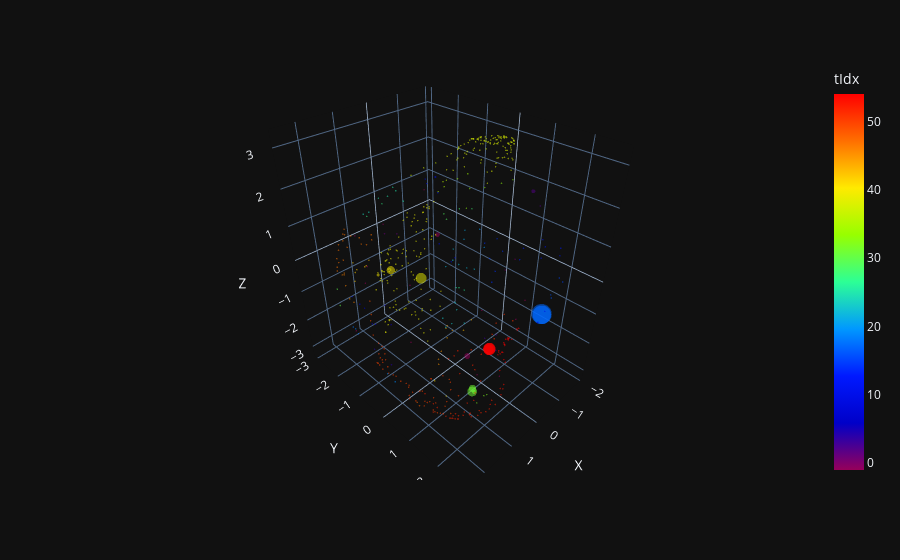

The cell this chart's notebook holds for it:
### Code cell
import hdbscan
clusterer = hdbscan.HDBSCAN(min_cluster_size=2, min_samples=1, cluster_selection_epsilon=0.4)
from time import time
t0 = time()
cluster_labels = clusterer.fit_predict(norm_coords)
t1 = time()
print(t1 - t0)
plot_coordinates(result["pred"][filt, 1:4], pt_scaled, torch.tensor(cluster_labels)).show()

### Figure 1 — Plotly figure (JSON) as saved in the notebook; plotly's stock layout.template omitted (floating-point values rounded to 4 significant figures; data arrays with more than 128 entries replaced by an {"elided": "..."} marker saying what was removed)
{"data": [{"hovertemplate": "X=%{x}<br>Y=%{y}<br>Z=%{z}<br>pt=%{marker.size}<br>tIdx=%{marker.color}<extra></extra>", "legendgroup": "", "marker": {"color": {"elided": "517 float values"}, "coloraxis": "coloraxis", "opacity": 0.5, "size": {"elided": "517 float values"}, "sizemode": "area", "sizeref": 0.1261, "symbol": "circle", "line": {"width": 0}}, "mode": "markers", "name": "", "scene": "scene", "showlegend": false, "x": {"elided": "517 float values"}, "y": {"elided": "517 float values"}, "z": {"elided": "517 float values"}, "type": "scatter3d"}], "layout": {"scene": {"domain": {"x": [0.0, 1.0], "y": [0.0, 1.0]}, "xaxis": {"title": {"text": "X"}}, "yaxis": {"title": {"text": "Y"}}, "zaxis": {"title": {"text": "Z"}}}, "coloraxis": {"colorbar": {"title": {"text": "tIdx"}}, "colorscale": [[0.0, "rgb(150,0,90)"], [0.125, "rgb(0,0,200)"], [0.25, "rgb(0,25,255)"], [0.375, "rgb(0,152,255)"], [0.5, "rgb(44,255,150)"], [0.625, "rgb(151,255,0)"], [0.75, "rgb(255,234,0)"], [0.875, "rgb(255,111,0)"], [1.0, "rgb(255,0,0)"]]}, "legend": {"tracegroupgap": 0, "itemsizing": "constant"}, "margin": {"t": 60}}}
